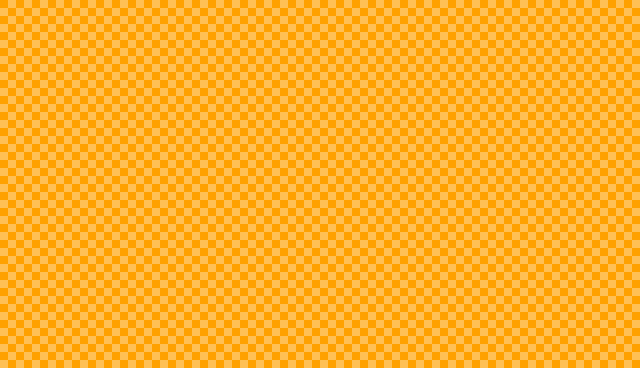

This is a level from a 2D game, rendered from its Tiled map with the project's own tilesets. A one-line summary and the complete map file follow:
An orthogonal 40x23 tile map with 16x16 px tiles, 1 tile layer (ground), 2 tilesets.

<map version="1.10" tiledversion="1.11.2" orientation="orthogonal" renderorder="right-down" width="40" height="23" tilewidth="16" tileheight="16" infinite="0" nextlayerid="3" nextobjectid="7">
 <editorsettings>
  <export target="1.lua" format="lua" />
 </editorsettings>
 <tileset firstgid="1" name="texture" tilewidth="16" tileheight="16" tilecount="0" columns="0">
  <image source="../ASSETS/texture.png" width="15" height="15" />
 </tileset>
 <tileset firstgid="1" name="HHHH" tilewidth="16" tileheight="16" tilecount="1" columns="1">
  <image source="../ASSETS/HHHH.png" width="16" height="16" />
 </tileset>
 <layer id="1" name="ground" width="40" height="23">
  <data encoding="csv">
1,1,1,1,1,1,1,1,1,1,1,1,1,1,1,1,1,1,1,1,1,1,1,1,1,1,1,1,1,1,1,1,1,1,1,1,1,1,1,1,
1,1,1,1,1,1,1,1,1,1,1,1,1,1,1,1,1,1,1,1,1,1,1,1,1,1,1,1,1,1,1,1,1,1,1,1,1,1,1,1,
1,1,1,1,1,1,1,1,1,1,1,1,1,1,1,1,1,1,1,1,1,1,1,1,1,1,1,1,1,1,1,1,1,1,1,1,1,1,1,1,
1,1,1,1,1,1,1,1,1,1,1,1,1,1,1,1,1,1,1,1,1,1,1,1,1,1,1,1,1,1,1,1,1,1,1,1,1,1,1,1,
1,1,1,1,1,1,1,1,1,1,1,1,1,1,1,1,1,1,1,1,1,1,1,1,1,1,1,1,1,1,1,1,1,1,1,1,1,1,1,1,
1,1,1,1,1,1,1,1,1,1,1,1,1,1,1,1,1,1,1,1,1,1,1,1,1,1,1,1,1,1,1,1,1,1,1,1,1,1,1,1,
1,1,1,1,1,1,1,1,1,1,1,1,1,1,1,1,1,1,1,1,1,1,1,1,1,1,1,1,1,1,1,1,1,1,1,1,1,1,1,1,
1,1,1,1,1,1,1,1,1,1,1,1,1,1,1,1,1,1,1,1,1,1,1,1,1,1,1,1,1,1,1,1,1,1,1,1,1,1,1,1,
1,1,1,1,1,1,1,1,1,1,1,1,1,1,1,1,1,1,1,1,1,1,1,1,1,1,1,1,1,1,1,1,1,1,1,1,1,1,1,1,
1,1,1,1,1,1,1,1,1,1,1,1,1,1,1,1,1,1,1,1,1,1,1,1,1,1,1,1,1,1,1,1,1,1,1,1,1,1,1,1,
1,1,1,1,1,1,1,1,1,1,1,1,1,1,1,1,1,1,1,1,1,1,1,1,1,1,1,1,1,1,1,1,1,1,1,1,1,1,1,1,
1,1,1,1,1,1,1,1,1,1,1,1,1,1,1,1,1,1,1,1,1,1,1,1,1,1,1,1,1,1,1,1,1,1,1,1,1,1,1,1,
1,1,1,1,1,1,1,1,1,1,1,1,1,1,1,1,1,1,1,1,1,1,1,1,1,1,1,1,1,1,1,1,1,1,1,1,1,1,1,1,
1,1,1,1,1,1,1,1,1,1,1,1,1,1,1,1,1,1,1,1,1,1,1,1,1,1,1,1,1,1,1,1,1,1,1,1,1,1,1,1,
1,1,1,1,1,1,1,1,1,1,1,1,1,1,1,1,1,1,1,1,1,1,1,1,1,1,1,1,1,1,1,1,1,1,1,1,1,1,1,1,
1,1,1,1,1,1,1,1,1,1,1,1,1,1,1,1,1,1,1,1,1,1,1,1,1,1,1,1,1,1,1,1,1,1,1,1,1,1,1,1,
1,1,1,1,1,1,1,1,1,1,1,1,1,1,1,1,1,1,1,1,1,1,1,1,1,1,1,1,1,1,1,1,1,1,1,1,1,1,1,1,
1,1,1,1,1,1,1,1,1,1,1,1,1,1,1,1,1,1,1,1,1,1,1,1,1,1,1,1,1,1,1,1,1,1,1,1,1,1,1,1,
1,1,1,1,1,1,1,1,1,1,1,1,1,1,1,1,1,1,1,1,1,1,1,1,1,1,1,1,1,1,1,1,1,1,1,1,1,1,1,1,
1,1,1,1,1,1,1,1,1,1,1,1,1,1,1,1,1,1,1,1,1,1,1,1,1,1,1,1,1,1,1,1,1,1,1,1,1,1,1,1,
1,1,1,1,1,1,1,1,1,1,1,1,1,1,1,1,1,1,1,1,1,1,1,1,1,1,1,1,1,1,1,1,1,1,1,1,1,1,1,1,
1,1,1,1,1,1,1,1,1,1,1,1,1,1,1,1,1,1,1,1,1,1,1,1,1,1,1,1,1,1,1,1,1,1,1,1,1,1,1,1,
1,1,1,1,1,1,1,1,1,1,1,1,1,1,1,1,1,1,1,1,1,1,1,1,1,1,1,1,1,1,1,1,1,1,1,1,1,1,1,1
</data>
 </layer>
</map>
